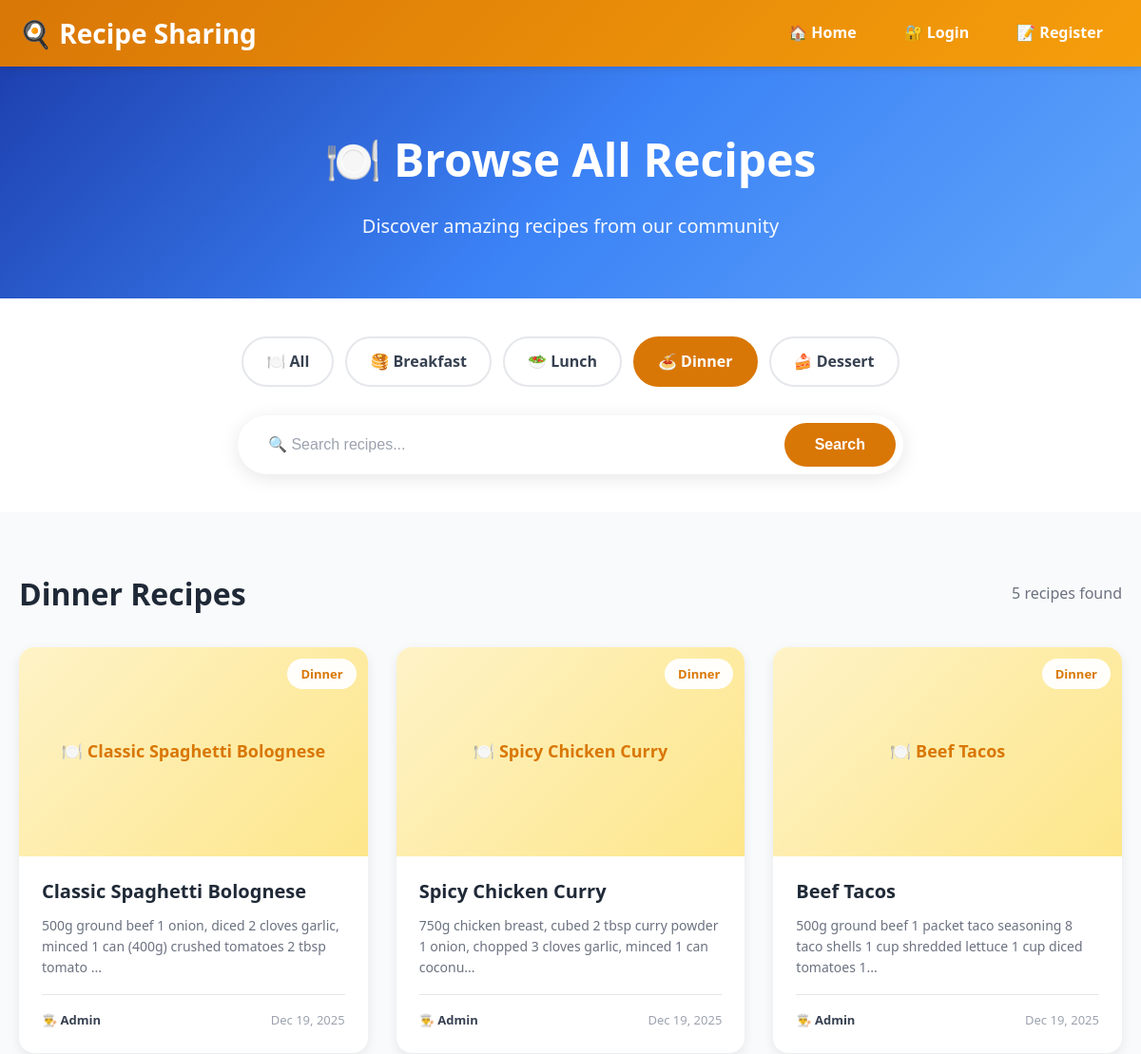
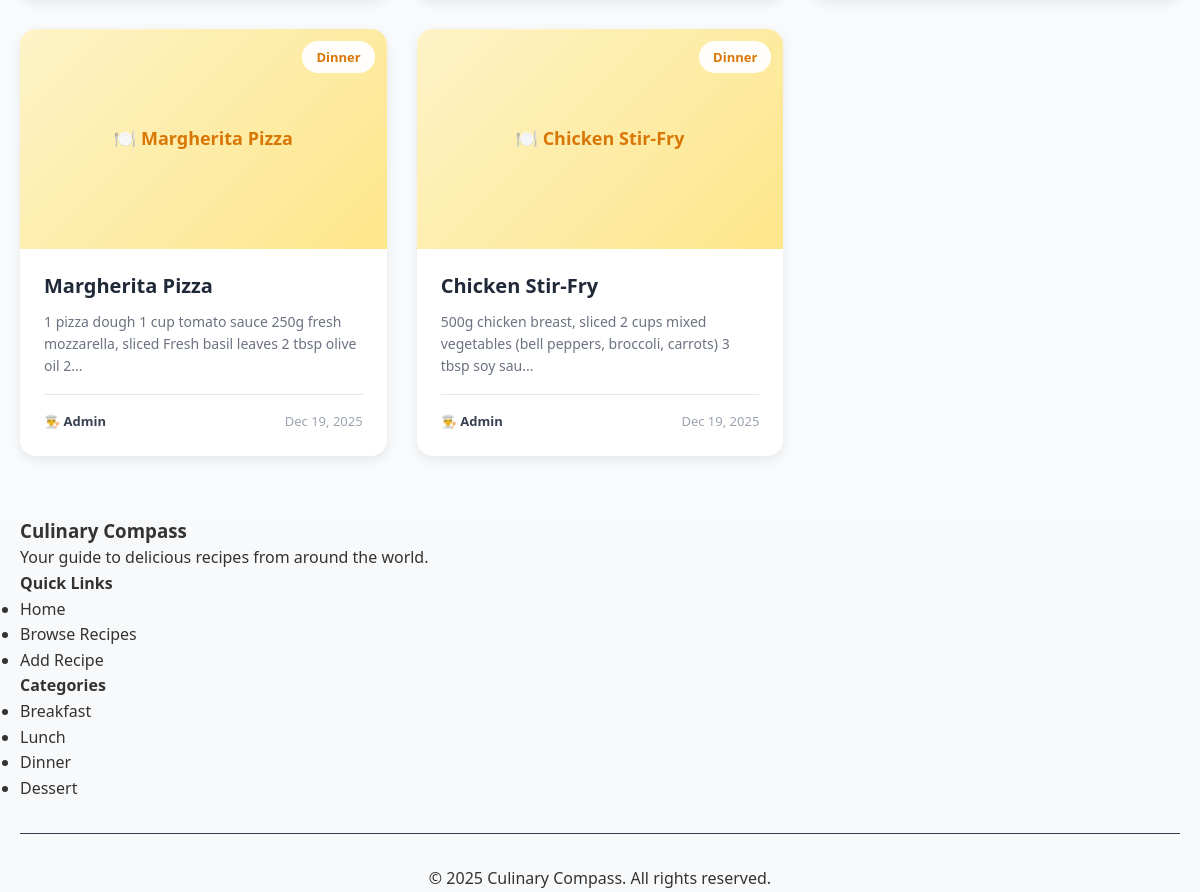
The app's page /browse.php?category=Dinner with its own data (2 pictures, top to bottom).
### tables this page shows
CREATE TABLE IF NOT EXISTS recipes (
    id INT AUTO_INCREMENT PRIMARY KEY,
    user_id INT NOT NULL,
    title VARCHAR(200) NOT NULL,
    category VARCHAR(50) NOT NULL,
    ingredients TEXT NOT NULL,
    instructions TEXT NOT NULL,
    image VARCHAR(255) DEFAULT 'default-recipe.jpg',
    created_at TIMESTAMP DEFAULT CURRENT_TIMESTAMP,
    updated_at TIMESTAMP DEFAULT CURRENT_TIMESTAMP ON UPDATE CURRENT_TIMESTAMP,
    INDEX idx_user_id (user_id),
    INDEX idx_category (category),
    INDEX idx_created_at (created_at),
    FOREIGN KEY (user_id) REFERENCES users(id) ON DELETE CASCADE
);

CREATE TABLE IF NOT EXISTS users (
    id INT AUTO_INCREMENT PRIMARY KEY,
    name VARCHAR(100) NOT NULL,
    email VARCHAR(100) NOT NULL UNIQUE,
    password_hash VARCHAR(255) NOT NULL,
    created_at TIMESTAMP DEFAULT CURRENT_TIMESTAMP,
    INDEX idx_email (email)
);

### browse.php (the view, shortened to what this page needs)
<?php
require_once 'config/database.php';
$search = isset($_GET['search']) ? trim($_GET['search']) : '';
$category = isset($_GET['category']) ? trim($_GET['category']) : '';
try {
  $sql = "SELECT r.*, u.name as author_name
            FROM recipes r
            LEFT JOIN users u ON r.user_id = u.id
            WHERE 1=1";
  $params = [];
  if ($category) {
    $sql .= " AND r.category = ?";
    $params[] = $category;
  }
  $sql .= " ORDER BY r.created_at DESC";
  $stmt = $pdo->prepare($sql);
  $stmt->execute($params);
  $recipes = $stmt->fetchAll();
} catch (PDOException $e) {
  $recipes = [];
  $error = $e->getMessage();
}
include 'includes/header.php';
?>
<section class="browse-hero">
  <div class="container">
    <h1>🍽️ Browse All Recipes</h1>
    <p>Discover amazing recipes from our community</p>
  </div>
</section>
<section class="filter-section">
  <div class="filter-container">
    <div class="category-tabs">
      <a href="browse.php" class="category-tab <?php echo empty($category) ? 'active' : ''; ?>">
        🍽️ All
      </a>
      <a href="browse.php?category=Breakfast" class="category-tab <?php echo $category === 'Breakfast' ? 'active' : ''; ?>">
        🥞 Breakfast
      </a>
      <a href="browse.php?category=Lunch" class="category-tab <?php echo $category === 'Lunch' ? 'active' : ''; ?>">
        🥗 Lunch
      </a>
      <a href="browse.php?category=Dinner" class="category-tab <?php echo $category === 'Dinner' ? 'active' : ''; ?>">
        🍝 Dinner
      </a>
      <a href="browse.php?category=Dessert" class="category-tab <?php echo $category === 'Dessert' ? 'active' : ''; ?>">
        🍰 Dessert
      </a>
    </div>
    <div class="search-container">
      <form method="GET" action="browse.php" class="search-form">
        <input
          type="text"
          name="search"
          class="search-input"
          placeholder="🔍 Search recipes..."
          value="<?php echo htmlspecialchars($search); ?>">
        <button type="submit" class="search-button">Search</button>
      </form>
    </div>
  </div>
</section>
<section class="results-section">
  <div class="results-container">
    <div class="results-header">
      <h2 class="results-title">
        <?php
        if ($search && $category) {
          echo htmlspecialchars($category) . ' Recipes matching "' . htmlspecialchars($search) . '"';
        } elseif ($search) {
          echo 'Results for "' . htmlspecialchars($search) . '"';
        } elseif ($category) {
          echo htmlspecialchars($category) . ' Recipes';
        } else {
          echo 'All Recipes';
        }
        ?>
      </h2>
      <span class="results-count"><?php echo count($recipes); ?> recipe<?php echo count($recipes) != 1 ? 's' : ''; ?> found</span>
    </div>
    <?php if (count($recipes) > 0): ?>
      <div class="recipe-grid">
        <?php foreach ($recipes as $recipe): ?>
          <a href="recipe-detail.php?id=<?php echo $recipe['id']; ?>" class="recipe-card">
            <div class="recipe-card-image">
              <?php if (!empty($recipe['image']) && file_exists('assets/uploads/' . $recipe['image'])): ?>
                <img src="assets/uploads/<?php echo htmlspecialchars($recipe['image']); ?>"
                  alt="<?php echo htmlspecialchars($recipe['title']); ?>">
              <?php else: ?>
                <div class="recipe-card-placeholder">
                  🍽️ <?php echo htmlspecialchars($recipe['title']); ?>
                </div>
              <?php endif; ?>
              <span class="recipe-category-badge">
                <?php echo htmlspecialchars($recipe['category']); ?>
              </span>
            </div>
            <div class="recipe-card-content">
              <h3 class="recipe-card-title">
                <?php echo htmlspecialchars($recipe['title']); ?>
              </h3>
              <p class="recipe-card-description">
                <?php
                $ingredients = htmlspecialchars($recipe['ingredients']);
                echo substr($ingredients, 0, 100) . (strlen($ingredients) > 100 ? '...' : '');
                ?>
              </p>
              <div class="recipe-card-meta">
                <span class="recipe-author">
                  👨‍🍳 <?php echo htmlspecialchars($recipe['author_name']); ?>
                </span>
                <span class="recipe-date">
                  <?php echo date('M d, Y', strtotime($recipe['created_at'])); ?>
                </span>
              </div>
            </div>
          </a>
        <?php endforeach; ?>
      </div>
    <?php endif; ?>
  </div>
</section>
<?php include 'includes/footer.php'; ?>

### assets/css/style.css (style rules this page uses)
* { margin: 0; padding: 0; box-sizing: border-box; }
body { font-family: 'Segoe UI', Tahoma, Geneva, Verdana, sans-serif; line-height: 1.6; color: #333; background-color: #f8f9fa; }
.container { max-width: 1200px; margin: 0 auto; padding: 0 20px; }
a { text-decoration: none; color: inherit; transition: all 0.3s ease; }

### browse.php (style rules this page uses)
.browse-hero { background: linear-gradient(135deg, #1e40af 0%, #3b82f6 50%, #60a5fa 100%); padding: 60px 0; text-align: center; color: white; }
.browse-hero h1 { font-size: 48px; font-weight: 700; margin: 0 0 15px 0; }
.browse-hero p { font-size: 20px; margin: 0; opacity: 0.95; }
.filter-section { background: white; padding: 40px 0; box-shadow: 0 2px 8px rgba(0, 0, 0, 0.05); }
.filter-container { max-width: 1200px; margin: 0 auto; padding: 0 20px; }
.category-tabs { display: flex; gap: 12px; margin-bottom: 30px; flex-wrap: wrap; justify-content: center; }
.category-tab { padding: 12px 24px; border-radius: 50px; border: 2px solid #e5e7eb; background: white; color: #374151; text-decoration: none; font-weight: 600; font-size: 16px; transition: all 0.3s; display: inline-flex; align-items: center; gap: 8px; }
.category-tab.active { background: #d97706; color: white; border-color: #d97706; }
.search-container { max-width: 700px; margin: 0 auto; }
.search-form { display: flex; gap: 12px; background: white; padding: 8px; border-radius: 50px; box-shadow: 0 4px 20px rgba(0, 0, 0, 0.1); }
.search-input { flex: 1; padding: 14px 24px; border: none; border-radius: 50px; font-size: 16px; outline: none; }
.search-input::placeholder { color: #9ca3af; }
.search-button { padding: 14px 32px; background: #d97706; color: white; border: none; border-radius: 50px; font-weight: 600; font-size: 16px; cursor: pointer; transition: all 0.3s; }
.results-section { background: #f9fafb; padding: 60px 0; min-height: 500px; }
.results-container { max-width: 1200px; margin: 0 auto; padding: 0 20px; }
.results-header { display: flex; justify-content: space-between; align-items: center; margin-bottom: 30px; }
.results-title { font-size: 32px; font-weight: 700; color: #1f2937; margin: 0; }
.results-count { color: #6b7280; font-size: 16px; }
.recipe-grid { display: grid; grid-template-columns: repeat(auto-fill, minmax(320px, 1fr)); gap: 30px; }
.recipe-card { background: white; border-radius: 16px; overflow: hidden; box-shadow: 0 4px 12px rgba(0, 0, 0, 0.08); transition: all 0.3s; text-decoration: none; color: inherit; }
.recipe-card-image { width: 100%; height: 220px; position: relative; overflow: hidden; }
.recipe-card-placeholder { width: 100%; height: 100%; display: flex; align-items: center; justify-content: center; background: linear-gradient(135deg, #fef3c7, #fde68a); color: #d97706; font-size: 18px; font-weight: 600; text-align: center; padding: 20px; }
.recipe-category-badge { position: absolute; top: 12px; right: 12px; background: rgba(255, 255, 255, 0.95); color: #d97706; padding: 6px 14px; border-radius: 20px; font-weight: 600; font-size: 13px; }
.recipe-card-content { padding: 24px; }
.recipe-card-title { font-size: 20px; font-weight: 700; color: #1f2937; margin: 0 0 12px 0; line-height: 1.3; }
.recipe-card-description { color: #6b7280; font-size: 14px; line-height: 1.6; margin: 0 0 16px 0; }
.recipe-card-meta { display: flex; justify-content: space-between; align-items: center; padding-top: 16px; border-top: 1px solid #e5e7eb; font-size: 13px; }
.recipe-author { color: #374151; font-weight: 600; }
.recipe-date { color: #9ca3af; }

### records on screen
recipes: title "Classic Spaghetti Bolognese", category "Dinner", ingredients "500g ground beef 1 onion, diced 2 cloves garlic, minced 1 can (400g) crushed tomatoes 2 tbsp tomato", user.name "Admin", created_at "Dec 19, 2025"
recipes: title "Spicy Chicken Curry", category "Dinner", ingredients "750g chicken breast, cubed 2 tbsp curry powder 1 onion, chopped 3 cloves garlic, minced 1 can coconu", user.name "Admin", created_at "Dec 19, 2025"
recipes: title "Beef Tacos", category "Dinner", ingredients "500g ground beef 1 packet taco seasoning 8 taco shells 1 cup shredded lettuce 1 cup diced tomatoes 1", user.name "Admin", created_at "Dec 19, 2025"
recipes: title "Margherita Pizza", category "Dinner", ingredients "1 pizza dough 1 cup tomato sauce 250g fresh mozzarella, sliced Fresh basil leaves 2 tbsp olive oil 2", user.name "Admin", created_at "Dec 19, 2025"
recipes: title "Chicken Stir-Fry", category "Dinner", ingredients "500g chicken breast, sliced 2 cups mixed vegetables (bell peppers, broccoli, carrots) 3 tbsp soy sau", user.name "Admin", created_at "Dec 19, 2025"

### other values on screen
$category "Dinner"
count($recipes) "5"
